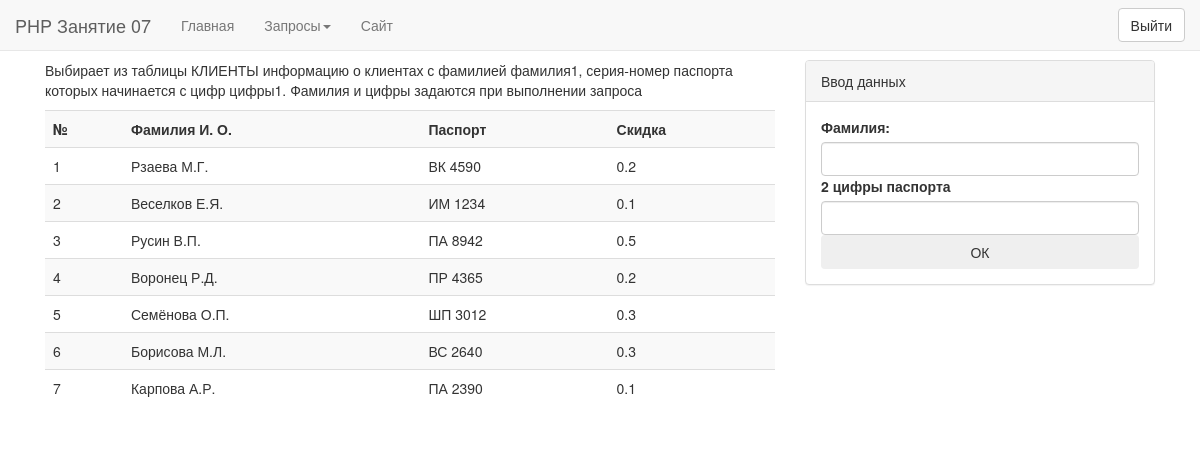
/pages/page1.php, run on the app's committed database.
### tables this page shows
create table if not exists `Customers`(
	`id` int(11) not null auto_increment
    ,`surname_customers` varchar(45) not null
    ,`name_customers` varchar(45) not null
    ,`patronymic_customers` varchar(45) not null
    ,`passport_ciustomers` varchar(45) not null
    ,`customer_discount` double not null
    ,primary key(id)
);

### pages/page1.php (the view, shortened to what this page needs)
<!doctype html>
<html lang="ru">
<head>
    <link rel="stylesheet" href="../Bootstrap/styles/bootstrap.min.css">
    <link rel="stylesheet" href="../css/style.css">
</head>
<body>
<nav class="navbar navbar-default navbar-fixed-top" role="navigation">
    <div class="container-fluid">
        <div class="navbar-header">
            <a class="navbar-brand" href="#">PHP Занятие 07</a>
        </div>
        <?php
        if(session_id() == null){
            echo <<<END
                    <div class="collapse navbar-collapse">
                        <ul class="nav navbar-nav">
                            <li><p>Войдите в приложение</p></li>
                        </ul>
                        <div class="nav-btn">
                        <form method="post">
                            <button class="btn btn-default" type="submit" name="enter-btn">Войти</button>
                        </form>
                        </div>
                    </div>
END;
        }
        else{
            echo <<<END
                    <div class="collapse navbar-collapse">
                        <ul class="nav navbar-nav">
                            <li><a href="../index.php">Главная</a></li>
                            <li class="dropdown"><a href="" class="dropdown-toggle" data-toggle="dropdown">Запросы<span class="caret"></span></a>
								<ul class="dropdown-menu" role="menu">
									<li><a href="page1.php">Запрос №1</a></li>
									<li><a href="page2.php">Запрос №2</a></li>
									<li><a href="page3.php">Запрос №3</a></li>
									<li><a href="page4.php">Запрос №4</a></li>
									<li><a href="page5.php">Запрос №5</a></li>
									<li><a href="page6.php">Запрос №6</a></li>
									<li><a href="page7.php">Запрос №7</a></li>
									<li><a href="page8.php">Запрос №8</a></li>
									<li><a href="page9.php">Запрос №9</a></li>
									<li><a href="page10.php">Запрос №10</a></li>
									<li><a href="page11.php">Запрос №11</a></li>
									<li><a href="page12.php">Запрос №12</a></li>
								</ul>
							</li>
							<li><a href="https://test-sytecom.000webhostapp.com">Сайт</a></li>
                        </ul>
                        <div class="nav-btn">
                        <form method="post">
                            <button class="btn btn-default" name="exit-btn">Выйти</button>
                        </form>
                        </div>
                    </div>
END;
        }
        ?>
    </div>
</nav>
<div class="task_page1">
    <div class="container">
        <div class="col-md-8">
            <p>Выбирает из таблицы КЛИЕНТЫ информацию о клиентах с фамилией фамилия1, серия-номер паспорта которых начинается с цифр цифры1. Фамилия и цифры задаются при выполнении запроса</p>
            <?php
            require_once "../connection.php";
            $link = mysqli_connect($host, $user, $password, $database)
            or die("Ошибка ".mysqli_error($link));
            $query = "select
                        id as '№'
                         ,concat(surname_customers, ' ', substring(name_customers,1,1), '.', substring(patronymic_customers,1,1), '.') as 'canc'
                         ,passport_ciustomers as 'pasp'
                         ,customer_discount as 'skidka'
                    from
                        Customers;";
            $result = mysqli_query($link, $query) or die("Ошибка ".mysqli_error($link));
            if($result) {
                echo "<table class='table table-striped'><tr><th>№</th><th>Фамилия И. О.</th><th>Паспорт</th><th>Скидка</th></tr>";
                while($row = mysqli_fetch_object($result)) {
                    echo "<tr>";
                    echo "<td>".$row->№."</td>";
                    echo "<td>".$row->canc."</td>";
                    echo "<td>".$row->pasp."</td>";
                    echo "<td>".$row->skidka."</td>";
                    echo "</tr>";
                }
                echo "</table>";
            }
            ?>
        </div>
        <div class="col-md-4">
            <div class="panel panel-default">
                <div class="panel-heading">
                    Ввод данных
                </div>
                <div class="panel-body">
                    <form method="post">
                        <label>Фамилия:</label>
                        <input type="text" class="form-control" name="surname_input" required>
                        <label>2 цифры паспорта</label>
                        <input type="number" class="form-control" name="passport_input" required>
                        <button class="btn" type="submit" name="btn_ok">ОК</button>
                    </form>
                </div>
            </div>
        </div>
    </div>
</div>
</body>
</html>

### css/style.css (style rules this page uses)
.task_page, .task_page1 { margin-top: 60px; }
.nav-btn { float: right; line-height: 46px; }
.btn { width: 100%; }

### data on the page
customers: id "1", canc "Рзаева М.Г.", passport_ciustomers "ВК 4590", customer_discount "0.2"
customers: id "2", canc "Веселков Е.Я.", passport_ciustomers "ИМ 1234", customer_discount "0.1"
customers: id "3", canc "Русин В.П.", passport_ciustomers "ПА 8942", customer_discount "0.5"
customers: id "4", canc "Воронец Р.Д.", passport_ciustomers "ПР 4365", customer_discount "0.2"
customers: id "5", canc "Семёнова О.П.", passport_ciustomers "ШП 3012", customer_discount "0.3"
customers: id "6", canc "Борисова М.Л.", passport_ciustomers "ВС 2640", customer_discount "0.3"
customers: id "7", canc "Карпова А.Р.", passport_ciustomers "ПА 2390", customer_discount "0.1"
